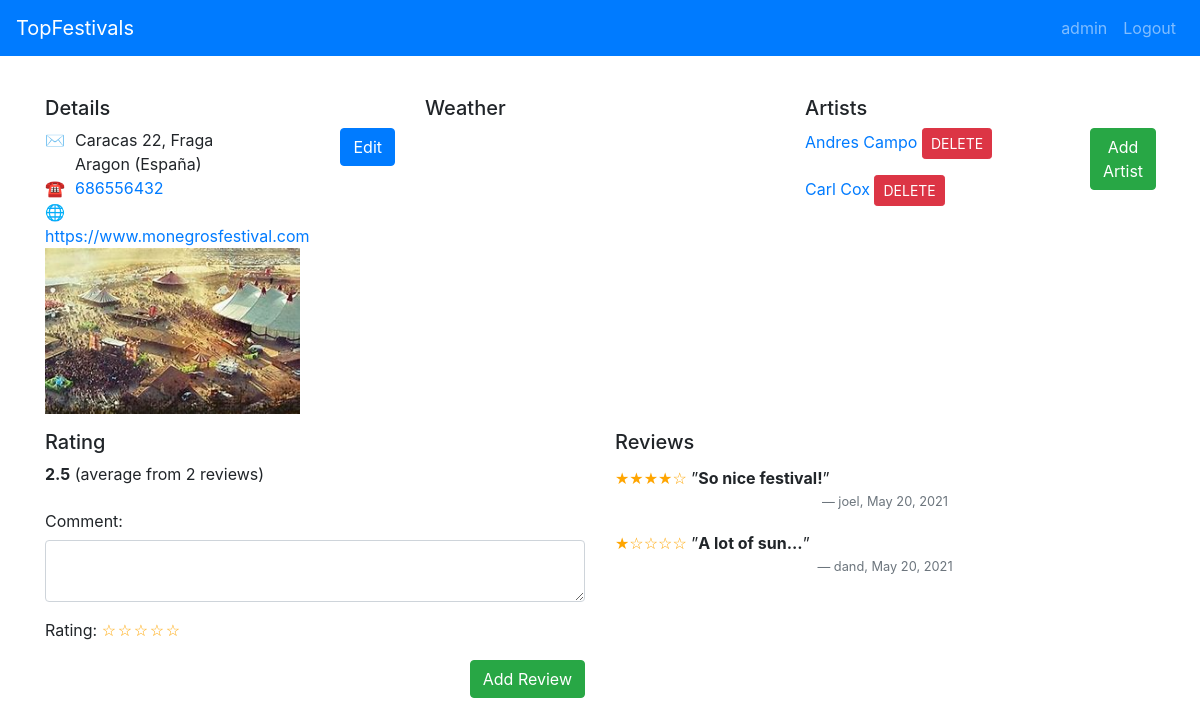
/topfestivals/festivals/3 (signed in), run on the app's committed database.
### topfestivals/models.py (models this page shows, shortened)
class Festival(models.Model):
    name = models.CharField(max_length=120)
    street = models.CharField(max_length=120)
    number = models.IntegerField(null=True)
    city = models.CharField(max_length=120, null=True)
    zipCode = models.CharField(max_length=120,  null=True)
    stateOrProvince = models.CharField(max_length=120,  null=True)
    country = models.CharField(max_length=120,  null=True)
    telephone = models.CharField(max_length=120,  null=True)
    url = models.URLField(blank=True, null=True)
    image = models.ImageField(upload_to="topfestivals", null=True)
    user = models.ForeignKey(User, default=1, on_delete=models.CASCADE)
    date = models.DateField(default=date.today)
    def averageRating(self):
        reviewCount = self.festivalreview_set.count()
        if not reviewCount:
            return 0
        else:
            ratingSum = sum([float(review.rating) for review in self.festivalreview_set.all()])
            return ratingSum / reviewCount

class Artist(models.Model):
    name = models.CharField(max_length=120)
    description = models.TextField( null=True)
    age = models.CharField(max_length=120,  null=True)
    time = models.CharField(max_length=120,  null=True)
    user = models.ForeignKey(User, default=1, on_delete=models.CASCADE)
    date = models.DateField(default=date.today)
    image = models.ImageField(upload_to="topfestivals",  null=True)
    festival = models.ForeignKey(Festival, null=True, related_name='artists', on_delete=models.CASCADE)

class Review(models.Model):
    RATING_CHOICES = ((1, 'one'), (2, 'two'), (3, 'three'), (4, 'four'), (5, 'five'))
    rating = models.PositiveSmallIntegerField('Rating (stars)', blank=False, default=3, choices=RATING_CHOICES)
    comment = models.TextField(blank=True, null=True)
    user = models.ForeignKey(User, default=1, on_delete=models.CASCADE)
    date = models.DateField(default=date.today)
    class Meta:
        abstract = True

class FestivalReview(Review):
    festival = models.ForeignKey(Festival, on_delete=models.CASCADE)
    class Meta:
        unique_together = ("festival", "user")

### topfestivals/views.py (the view)
class FestivalDetail(DetailView):
    model = Festival
    template_name = 'topfestivals/festival_detail.html'
    def get_context_data(self, **kwargs):
        context = super(FestivalDetail, self).get_context_data(**kwargs)
        context['RATING_CHOICES'] = FestivalReview.RATING_CHOICES
        return context

### topfestivals/templates/topfestivals/festival_detail.html (shortened to what this page needs)
{% extends "topfestivals/base.html" %}
{% block content %}
<div class="row">
    </div>
    <div class="row mt-3">
        <div class="col-sm">
            <h5>Details</h5>
            <div class="row">
                <div class="col-sm-9">
                    {% if festival.street %}
                    <div class="row">
                        <div class="col-1">&#9993;</div>
                        <div class="col">
                            {{ festival.street }} {{ festival.number }}, {{ festival.zipcode }} {{ festival.city }}
                            <br/>
                            {{ festival.stateOrProvince }} ({{ festival.country }})
                        </div>
                    </div>
                    {% endif %}
                    {% if festival.telephone %}
                    <div class="row">
                        <div class="col-1">&phone;</div>
                        <div class="col"><a href="tel:{{ festival.telephone }}">{{ festival.telephone }}</a></div>
                    </div>
                    {% endif %}
                    {% if festival.url %}
                    <div class="row">
                        <div class="col-1">&#127760;</div>
                        <div class="col"><a href="{{ festival.url }}">{{ festival.url }}</a></div>
                    </div>
                    {% endif %}
                    {% if festival.image %}
                        <div class="row">
                        <div class="col">
                            <img class="img-fluid" alt="Festival Image" src="{{ festival.image.url }}"/>
                        </div>
                      </div>
                    {% endif %}
                </div>
                <div class="col-sm-3 text-right align-bottom">
                    {% if user == festival.user or user.is_superuser %}
                        <a class="btn btn-primary" href="{% url 'topfestivals:festival_edit' festival.id %}">Edit</a>
                    {% endif %}
                </div>
            </div>
        </div>
     <div class="col-sm">
    <h5>Weather</h5>
     </div>
        <div class="col-sm">
            <h5>Artists</h5>
            <div class="row">
                <div class="col-sm-9">
                    {% for artist in festival.artists.all %}
                        <p><a class="artist-link" href="{% url 'topfestivals:artist_detail' festival.id artist.id %}">
                            {{ artist.name }}
                            {% if user.is_authenticated  %}
                            {% if user == artist.user or user.is_superuser%}
                                <a href="{% url 'topfestivals:artist_delete' artist.id %}" class="btn btn-danger btn-sm ">DELETE</a>
                            {% endif %}
                        {% endif %}
                        </a></p>
                    {% empty %}<p>Sorry, no artist for this festival yet</p>
                    {% endfor %}
                </div>
                <div class="col-sm-3 text-right">
                    {% if user.is_authenticated or user.is_superuser %}
                        <a class="btn btn-success" href="{% url 'topfestivals:artist_create' festival.id %}">Add Artist</a>
                    {% endif %}
                </div>
            </div>
        </div>
    </div>
    <div class="row mt-3">
        <div class="col-md">
            <h5>Rating</h5>
            {% if festival.festivalreview_set.all|length > 0 %}
            <p>
                <strong>{{ festival.averageRating|stringformat:".1f" }}</strong>
                {% with festival.festivalreview_set.all|length as reviewCount %}
                    (average from {{ reviewCount }} review{{ reviewCount|pluralize }})
                {% endwith %}
            </p>
            {% endif %}
            <form action="{% url 'topfestivals:review_create' festival.id %}" method="post">
                <div id="div_id_comment" class="form-group">
                    <label for="id_comment" class="col-form-label ">Comment:</label>
                    <textarea class="form-control" name="comment" id="id_comment" rows="2"></textarea>
                </div>
                <p>Rating:
                    <span class="rating">
                    {% for rate in RATING_CHOICES reversed %}
                        <label for="rating-{{ forloop.revcounter }}" class="rating-star"></label>
                    {% endfor %}
                    </span>
                </p>
                <div class="text-right">
                    <button class="btn btn-success" type="submit">Add Review</button>
                </div>
            </form>
        </div>
        <div class="col-md">
            <h5>Reviews</h5>
            {% for review in festival.festivalreview_set.all %}
                <blockquote class="blockquote review">
                    <small>
                        <span class="rating">
                          {% for star in RATING_CHOICES %}{% if forloop.counter <= review.rating %}&starf;{% else %}&star;{% endif %}{% endfor %}
                        </span>
                        {% if review.comment %}
                            &rdquo;<strong class="mb-0">{{ review.comment }}</strong>&rdquo;{% endif %}
                        <footer class="blockquote-footer text-center">{{ review.user }}, {{ review.date }}</footer>
                    </small>
                </blockquote>
            {% empty %}<p>Sorry, no reviews for this festival yet</p>
            {% endfor %}
        </div>
    </div>
{% endblock %}

### topfestivals/templates/topfestivals/base.html (shortened to what this page needs)
{% load static %}
<!DOCTYPE html>
<html lang="en">
<head>
    <link rel="stylesheet" href="https://cdnjs.cloudflare.com/ajax/libs/twitter-bootstrap/4.6.0/css/bootstrap.min.css"
/>
    <link rel="stylesheet" href="https://code.jquery.com/ui/1.11.4/themes/smoothness/jquery-ui.css" />
    <link rel="stylesheet" href="{% static "style/base.css" %}" />
</head>
<body>
{% block header %}
<nav class="navbar navbar-expand-md navbar-dark fixed-top bg-primary">
  <a class="navbar-brand" href="{% url 'topfestivals:festival_list' %}">TopFestivals <span class="sr-only">(current)</span></a>
  <div class="collapse navbar-collapse" id="navbarsExampleDefault">
    <ul class="navbar-nav">
        {% if user.is_authenticated %}
            <li class="nav-item">
                <a class="nav-link" href="#">{{ user.username }}</a>
            </li>
            <li class="nav-item">
                <a class="nav-link" href="{% url 'logout' %}?next={{request.path}}">Logout</a>
            </li>
        {% else %}
             <li class="nav-item">
                <a class="nav-link" href="{% url 'login' %}?next={{request.path}}">Login</a>
            </li>
        {% endif %}
    </ul>
  </div>
</nav>
{% endblock %}
<main id="content" class="container mt-3">
    {% block content %}{% endblock %}
</main>
</body>

### topfestivals/static/style/base.css (style rules this page uses)
html { position: relative; min-height: 100%; }
body { padding-top: 3.5rem; margin-bottom: 60px; }
.rating { overflow: hidden; display: inline-block; vertical-align: text-top; font-family: monospace; color: orange; }
.rating-star { cursor: pointer; position: relative; float: right; display: block; width: 16px; height: 16px; }
.rating-star::after { content: '\2606'; }
.rating-star::after, .rating:hover .rating-star::after { content: '\2606'; }

### data on the page
Festival: street "Caracas", number "22", city "Fraga", stateOrProvince "Aragon", country "España", telephone "686556432", url "https://www.monegrosfestival.com", image (picture), averageRating "2.5"
Artist: name "Andres Campo", shows "DELETE"
Artist: name "Carl Cox", shows "DELETE"
FestivalReview: comment "So nice festival!", user "joel", date "May 20, 2021"
FestivalReview: comment "A lot of sun...", user "dand", date "May 20, 2021"

### other printed values
{{ user.username }} "admin"
{{ reviewCount }} "2"
